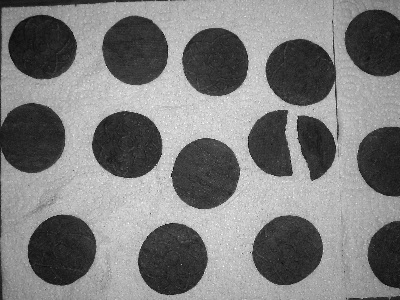
#> input picture L4/biscuiti.jpg, 400 x 300 px
$ python 'extragere contur in caz ideal fara zgomot.py'
#> lines starting #> are read from the running program, lines starting #| are printed output that depends on the picture
# -*- coding: utf-8 -*-
"""
Created on Tue Apr  9 13:09:40 2024

@author: Laborator
"""

import numpy as np
from skimage import io
import matplotlib.pyplot as plt

plt.close('all')

L=256

img=io.imread('biscuiti.jpg')
#> img is the input picture: shape (300, 400); min 0, max 255, mean 124.2
dims=np.shape(img)
#> dims = (300, 400)

print(dims)
#| (300, 400)

Lines=dims[0]
#> Lines = 300
Columns=dims[1]
#> Columns = 400

Y=img[0:Lines,0:Columns]

#Y=100*np.ones([Lines, Columns])
#Y[100:150,100:150]=200

#bordare pe ultima linie si coloana
YY=np.zeros([Lines+1, Columns+1])
YY[0:Lines,0:Columns]=Y
YY[Lines,0:Columns]=Y[Lines-1,:]
YY[0:Lines,Columns]=Y[:,Columns-1]
YY[Lines,Columns]=Y[Lines-1,Columns-1]
#> YY: shape (301, 401) float64; min 0, max 255, mean 124.1
print(np.shape(YY))
#| (301, 401)

plt.figure(),plt.imshow(YY,cmap='gray'),plt.colorbar(),plt.show()
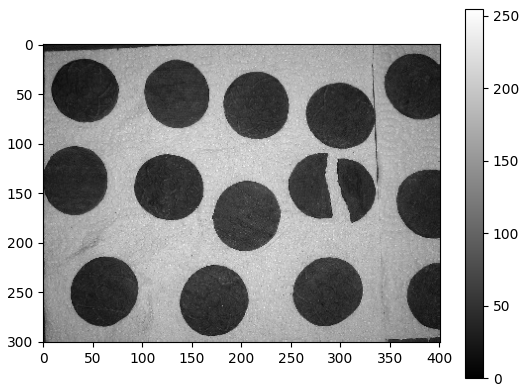
#> figure drawn by matplotlib, 2 panels

fx=np.zeros([Lines, Columns])
fy=np.zeros([Lines, Columns])

for l in range(0,Lines):
    for c in range(0,Columns):
        fx[l,c]=YY[l,c]-YY[l+1,c]
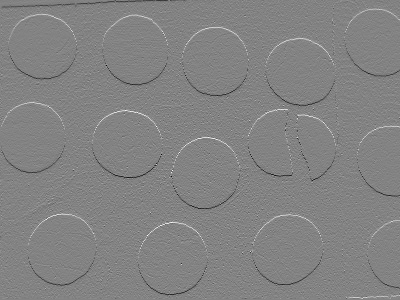
#> fx: shape (300, 400) float64; min -198, max 187, mean -0.1; drawn with min black and max white

for l in range(0,Lines):
    for c in range(0,Columns):
        fy[l,c]=YY[l,c]-YY[l,c+1]
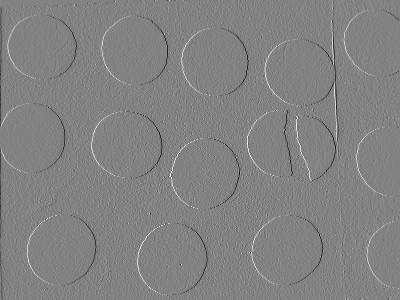
#> fy: shape (300, 400) float64; min -199, max 190, mean -0.1; drawn with min black and max white


plt.figure(),plt.imshow(fx,cmap='gray'),plt.colorbar(),plt.show()
plt.figure(),plt.imshow(fy,cmap='gray'),plt.colorbar(),plt.show()
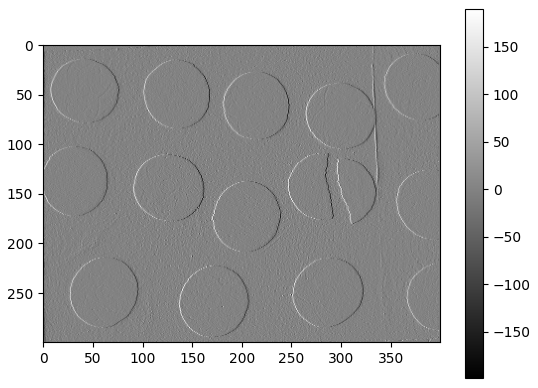
#> figure drawn by matplotlib, 2 panels

gradY=np.abs(fx)+np.abs(fy)
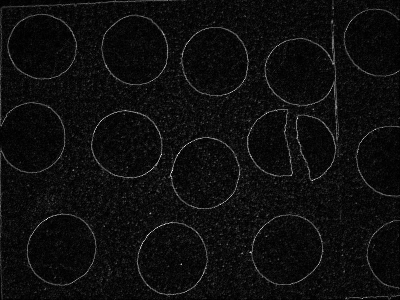
#> gradY: shape (300, 400) float64; min 0, max 344, mean 19.7; drawn with min black and max white
plt.figure(),plt.imshow(gradY,cmap='gray'),plt.colorbar(),plt.show()

# Harta binara de contururi
plt.figure(),plt.imshow(gradY>75,cmap='gray'),plt.colorbar(),plt.show()
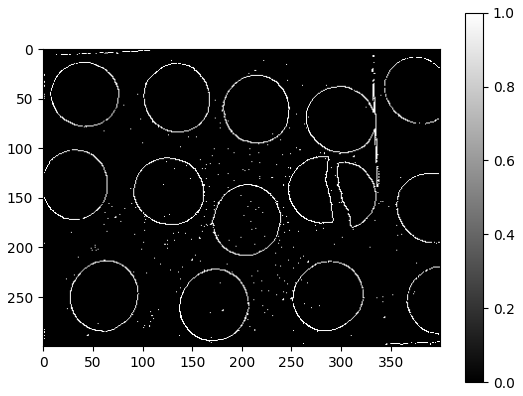
#> figure drawn by matplotlib, 2 panels

# Harta binara de contururi
plt.figure(figsize=(8,16)),plt.imshow(gradY>80,cmap='gray'),plt.colorbar(),plt.show()
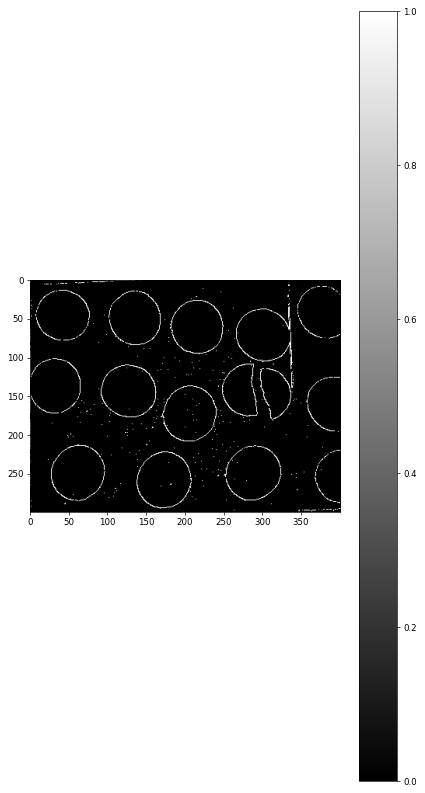
#> figure drawn by matplotlib, 2 panels
